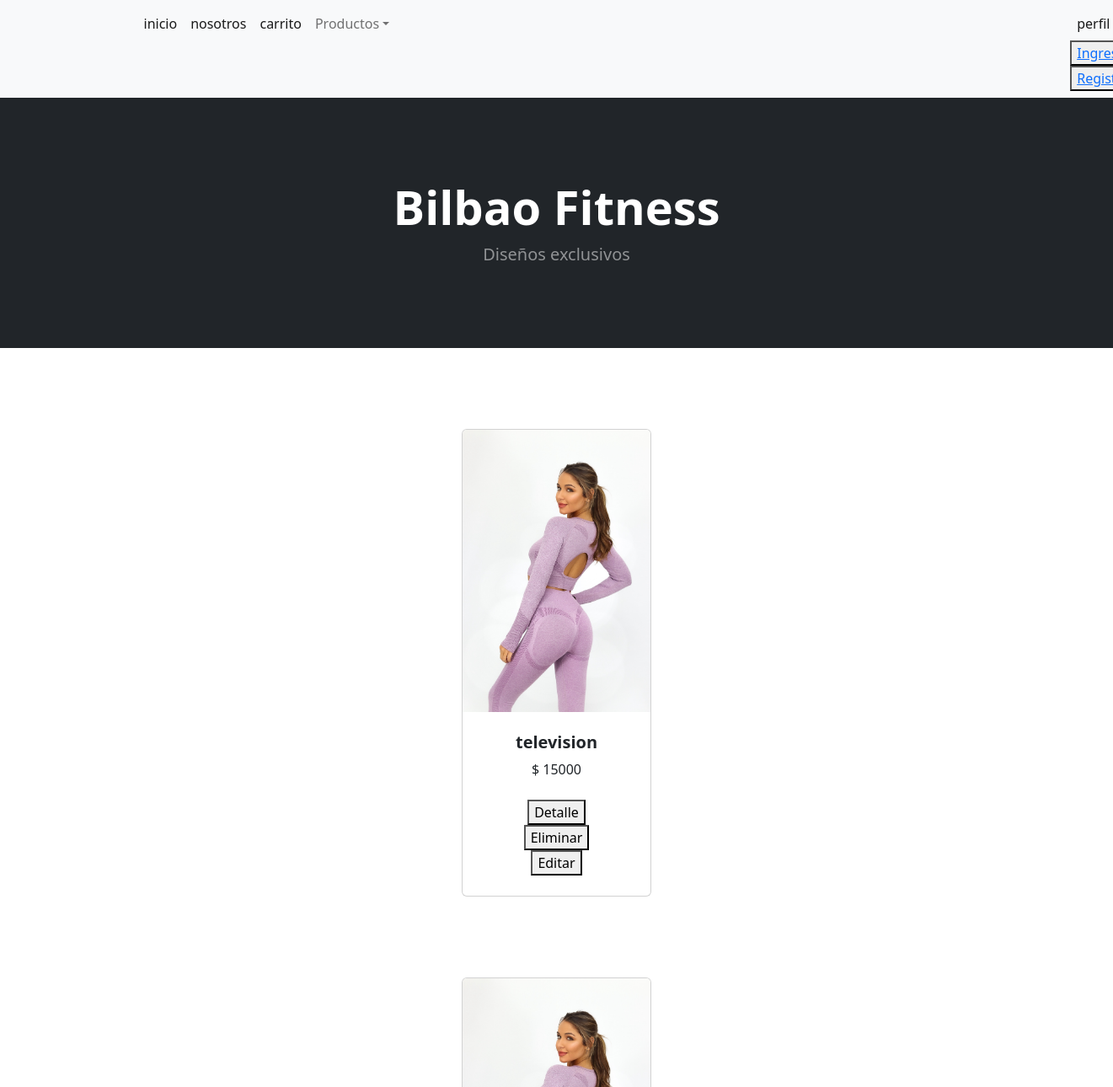
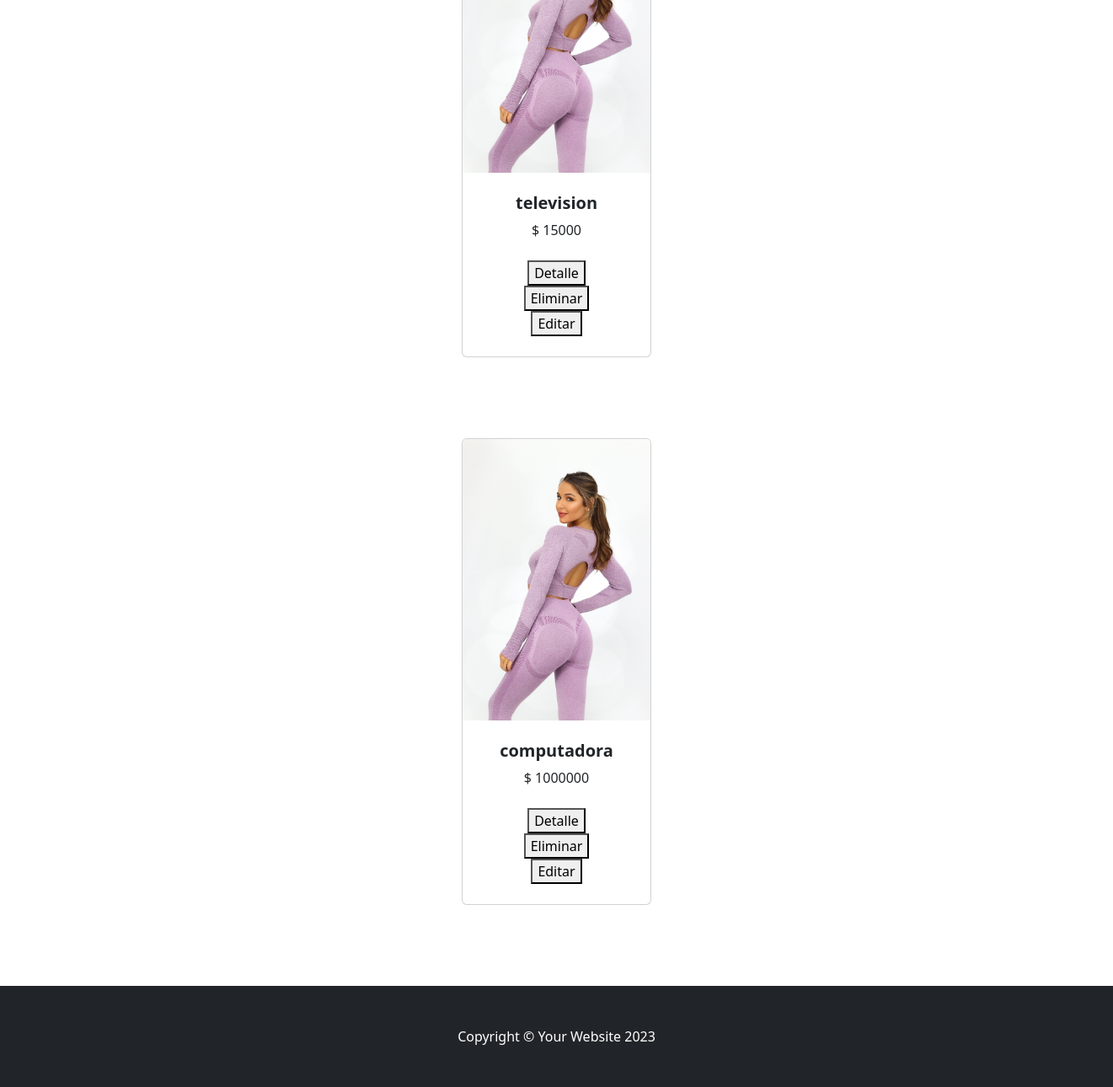
Page /AppBilbao/productos on the earlier database version (2 pictures, top to bottom).
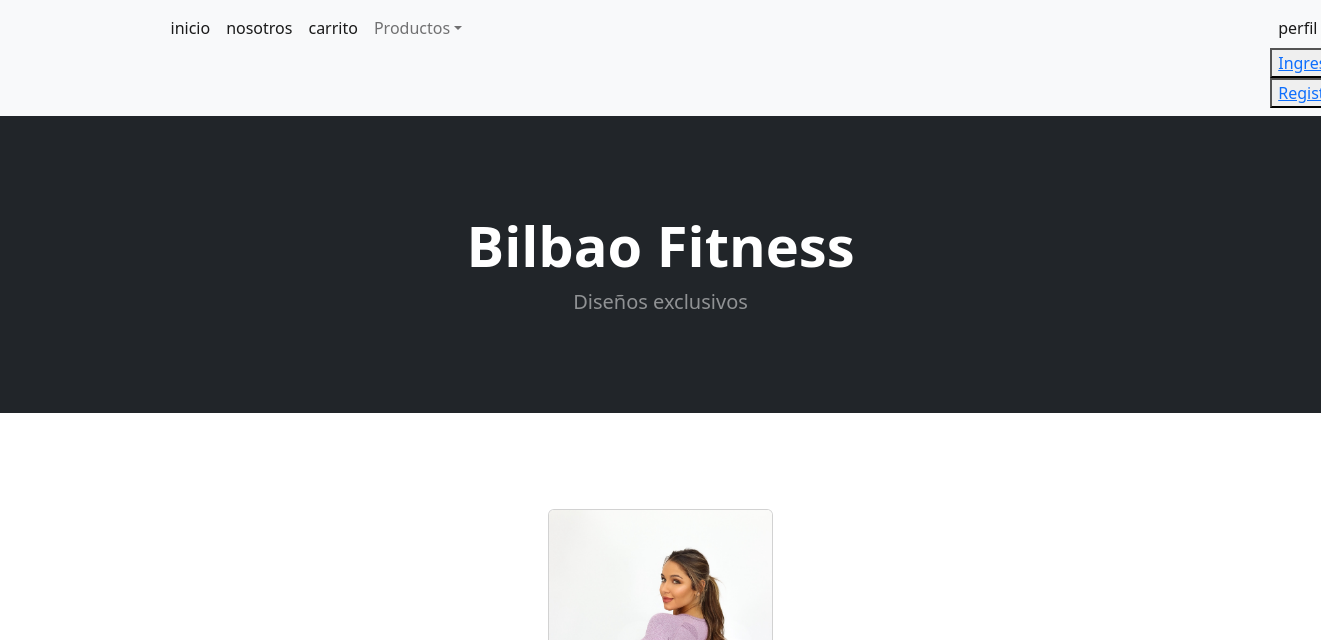
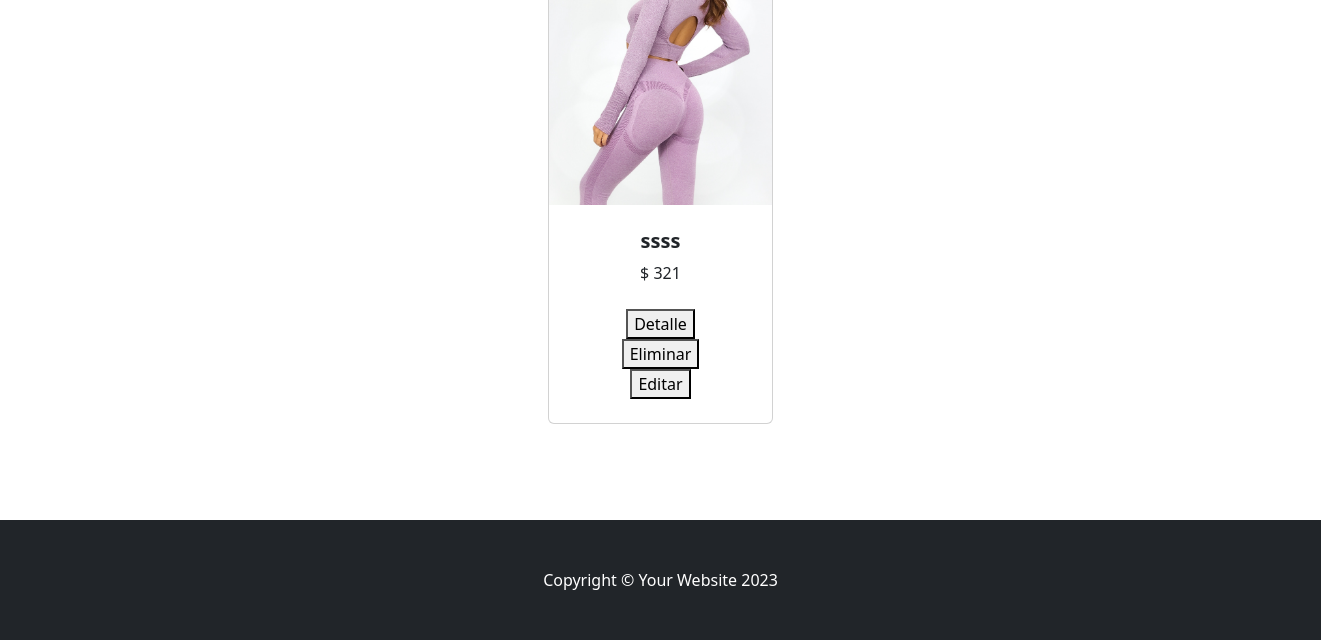
Same page on the later database version (2 pictures, top to bottom).
### AppBilbao/models.py (models this page shows, shortened)
class Productos(models.Model):
    denominacion=models.CharField(max_length=40)
    stock= models.IntegerField()
    precio= models.IntegerField()
    imagen = models.ImageField()

### AppBilbao/views.py (the view)
# urls.py: path('productos', views.productos, name='productos'),
def productos(request):
    misProductos = Productos.objects.all()
    return render (request, "AppBilbao/productos.html", {"productos":misProductos})

### AppBilbao/templates/AppBilbao/productos.html
        {% extends "AppBilbao/padre.html"%}
        {% load static %}
        {% block contenidoQueCambia%}
        <section class="py-5">
            {% for producto in productos %}
            <div class="container px-4 px-lg-5 mt-5">
                <div class="row gx-4 gx-lg-5 row-cols-2 row-cols-md-3 row-cols-xl-4 justify-content-center">
                    <div class="col mb-5">
                        <div class="card h-100">
                            <img class="card-img-top" src="AppBilbao/static/assets/image00003.jpeg" alt="..." />
                            <div class="card-body p-4">
                                <div class="text-center">
                                    <h5 class="fw-bolder">{{producto.denominacion}}</h5>
                                    $ {{producto.precio}}
                                </div>
                            </div>
                            <div class="card-footer p-4 pt-0 border-top-0 bg-transparent">
                                <form action="{% url 'detailProducto' producto.id %}" method="GET">{% csrf_token %}<div class="text-center"><button type="submit"> Detalle </button></div></form>
                                <form action="{% url 'eliminarProducto' producto.id %}" method="POST">{% csrf_token %}<div class="text-center"><button type="submit"> Eliminar </button></div></form>
                                <form action="{% url 'editarProducto' producto.id %}" method="GET">{% csrf_token %}<div class="text-center"><button type="submit"> Editar </button></div></form>
                            </div>
                        </div>
                    </div>
                </div>
            </div>
            {% endfor %}
        </section>
        {% endblock%}

Differences in the rows shown:
removed Productos: denominacion "television", precio "15000"
removed Productos: denominacion "television", precio "15000"
removed Productos: denominacion "computadora", precio "1000000"
added Productos: denominacion "ssss", precio "321"
